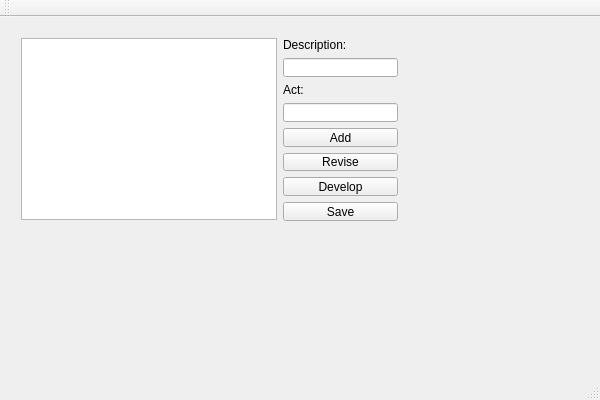
<?xml version="1.0" encoding="UTF-8"?>
<ui version="4.0">
 <class>GUIClass</class>
 <widget class="QMainWindow" name="GUIClass">
  <property name="geometry">
   <rect>
    <x>0</x>
    <y>0</y>
    <width>600</width>
    <height>400</height>
   </rect>
  </property>
  <property name="windowTitle">
   <string>GUI</string>
  </property>
  <widget class="QWidget" name="centralWidget">
   <widget class="QWidget" name="horizontalLayoutWidget">
    <property name="geometry">
     <rect>
      <x>10</x>
      <y>10</y>
      <width>399</width>
      <height>204</height>
     </rect>
    </property>
    <layout class="QHBoxLayout" name="horizontalLayout">
     <item>
      <widget class="QListWidget" name="ideasList"/>
     </item>
     <item>
      <layout class="QVBoxLayout" name="verticalLayout">
       <item>
        <widget class="QLabel" name="label">
         <property name="text">
          <string>Description:</string>
         </property>
        </widget>
       </item>
       <item>
        <widget class="QLineEdit" name="descriptionEdit"/>
       </item>
       <item>
        <widget class="QLabel" name="label_2">
         <property name="text">
          <string>Act:</string>
         </property>
        </widget>
       </item>
       <item>
        <widget class="QLineEdit" name="actEdit"/>
       </item>
       <item>
        <widget class="QPushButton" name="addButton">
         <property name="text">
          <string>Add</string>
         </property>
        </widget>
       </item>
       <item>
        <widget class="QPushButton" name="reviseButton">
         <property name="text">
          <string>Revise</string>
         </property>
        </widget>
       </item>
       <item>
        <widget class="QPushButton" name="developButton">
         <property name="text">
          <string>Develop</string>
         </property>
        </widget>
       </item>
       <item>
        <widget class="QPushButton" name="saveButton">
         <property name="text">
          <string>Save</string>
         </property>
        </widget>
       </item>
      </layout>
     </item>
    </layout>
   </widget>
  </widget>
  <widget class="QMenuBar" name="menuBar">
   <property name="geometry">
    <rect>
     <x>0</x>
     <y>0</y>
     <width>600</width>
     <height>21</height>
    </rect>
   </property>
  </widget>
  <widget class="QToolBar" name="mainToolBar">
   <attribute name="toolBarArea">
    <enum>TopToolBarArea</enum>
   </attribute>
   <attribute name="toolBarBreak">
    <bool>false</bool>
   </attribute>
  </widget>
  <widget class="QStatusBar" name="statusBar"/>
 </widget>
 <layoutdefault spacing="6" margin="11"/>
 <resources>
  <include location="GUI.qrc"/>
 </resources>
 <connections/>
</ui>
